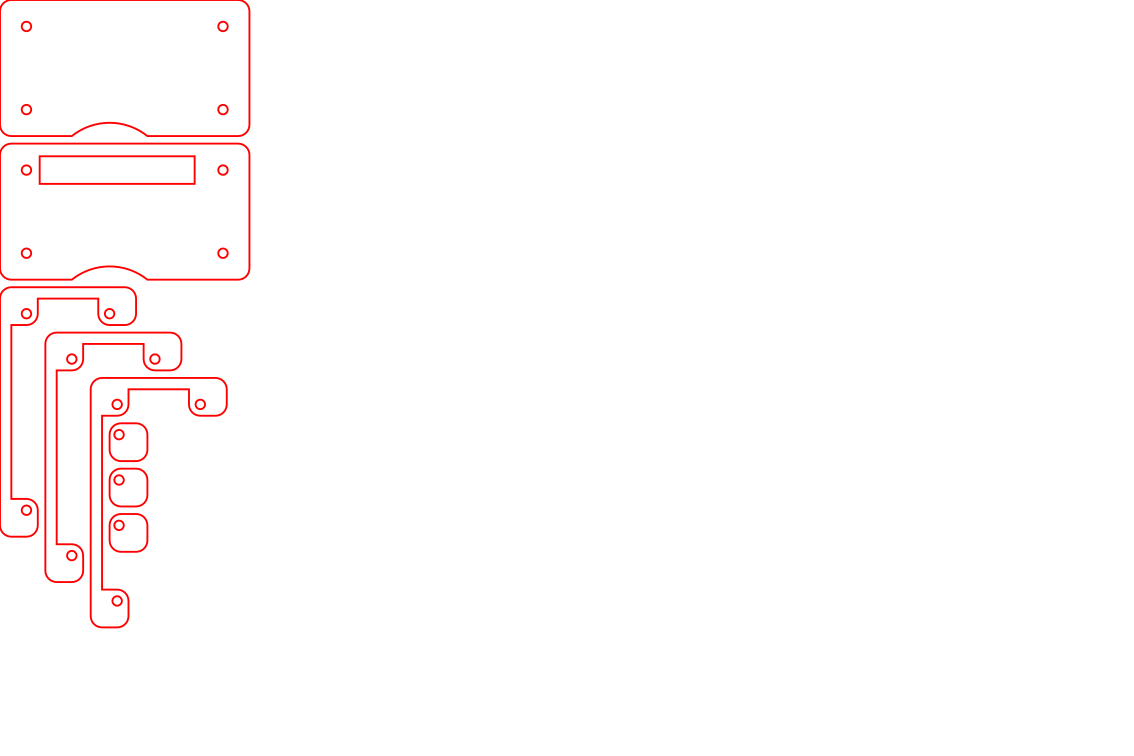

The Python source for this figure:
from laser.util import *

w = 60
h = 30

def base(d, r=5):
	g = d.g()

	#g.add(d.rect((0, 0), (w+r+r, h+r+r), r, r, **cut))
	p = d.path(('M', 0, r), **cut)
	t = Turtle(p)
	t.arc(90, r)
	t.forward(w)
	t.arc(90, r)
	t.forward(h)
	t.arc(90, r)
	t.forward(w-(26+10))
	t.arcto(20, 16, large_arc=False, angle_dir='-')
	t.forward(26-10)
	t.arc(90, r)
	t.close()
	g.add(p)

	g.add(d.circle((r+4, r+4), 2.5/2, **cut))
	g.add(d.circle((r+4, r+26), 2.5/2, **cut))
	g.add(d.circle((r+56, r+4), 2.5/2, **cut))
	g.add(d.circle((r+56, r+26), 2.5/2, **cut))

	return g

def top(d, r=5):
	# TODO: Cutout is probably tailored for the 15x2 connector
	g = base(d, r)
	g.add(d.rect((r+7.5, r+0.35), (41.0, 7.3), 0, 0, **cut))

	return g

def pillar(d, r=5):
	hole_support = 3

	g = d.g()

	t = Turtle(d.path(('M', r, r+4+hole_support), **cut))
	t.left(90)
	t.arc(90, r)
	t.forward(4+hole_support-r)
	t.arc(90, r)
	t.forward(4)
	t.arc(90, hole_support)
	t.forward(4+hole_support-r)
	t.arc(90, r)
	g.add(t.close())
	
	g.add(d.circle((r+4, 2.5), 2.5/2, **cut))

	return g

def side(d, r=5):
	hole_support = 3

	g = d.g()

	t = Turtle(d.path(('M', 0, r), **cut))
	t.arc(90, r)
	t.forward(w) # top
	t.arc(90, r)
	t.forward(h) # right side
	t.arc(90, r)
	t.forward(4+hole_support-r) # bottom edge
	t.arc(90, r)
	t.forward(4)
	t.arc(90, hole_support)
	t.forward(4)
	t.move(-90, h - 8 - 2*hole_support) # inner right side
	t.move(-90, 4)
	t.arc(90, hole_support)
	t.forward(4)
	t.move(-90, w - 8 - 2*hole_support) # inner top
	t.move(-90, 4)
	t.arc(90, hole_support)
	t.forward(4+hole_support-r)
	t.arc(90, r)
	g.add(t.close())

	g.add(d.circle((r+4, r+4), 2.5/2, **cut))
	g.add(d.circle((r+56, r+4), 2.5/2, **cut))
	g.add(d.circle((r+56, r+26), 2.5/2, **cut))

	return g

if __name__ == "__main__":
	d = panel('iot96_carbon.svg', 300, 200)

	d.add(base(d, 3))
	d.add(translate(top(d, 3), 0, 38))

	d.add(rotate(translate(side(d, 3), 0, 76+66), -90))
	d.add(rotate(translate(side(d, 3), 0+12, 76+66+12), -90))
	d.add(rotate(translate(side(d, 3), 0+24, 76+66+24), -90))
	d.add(rotate(translate(pillar(d, 3), 0+36-7, 76+36+10), -90))
	d.add(rotate(translate(pillar(d, 3), 0+36-7, 76+36+10+12), -90))
	d.add(rotate(translate(pillar(d, 3), 0+36-7, 76+36+10+24), -90))

	d.save()
